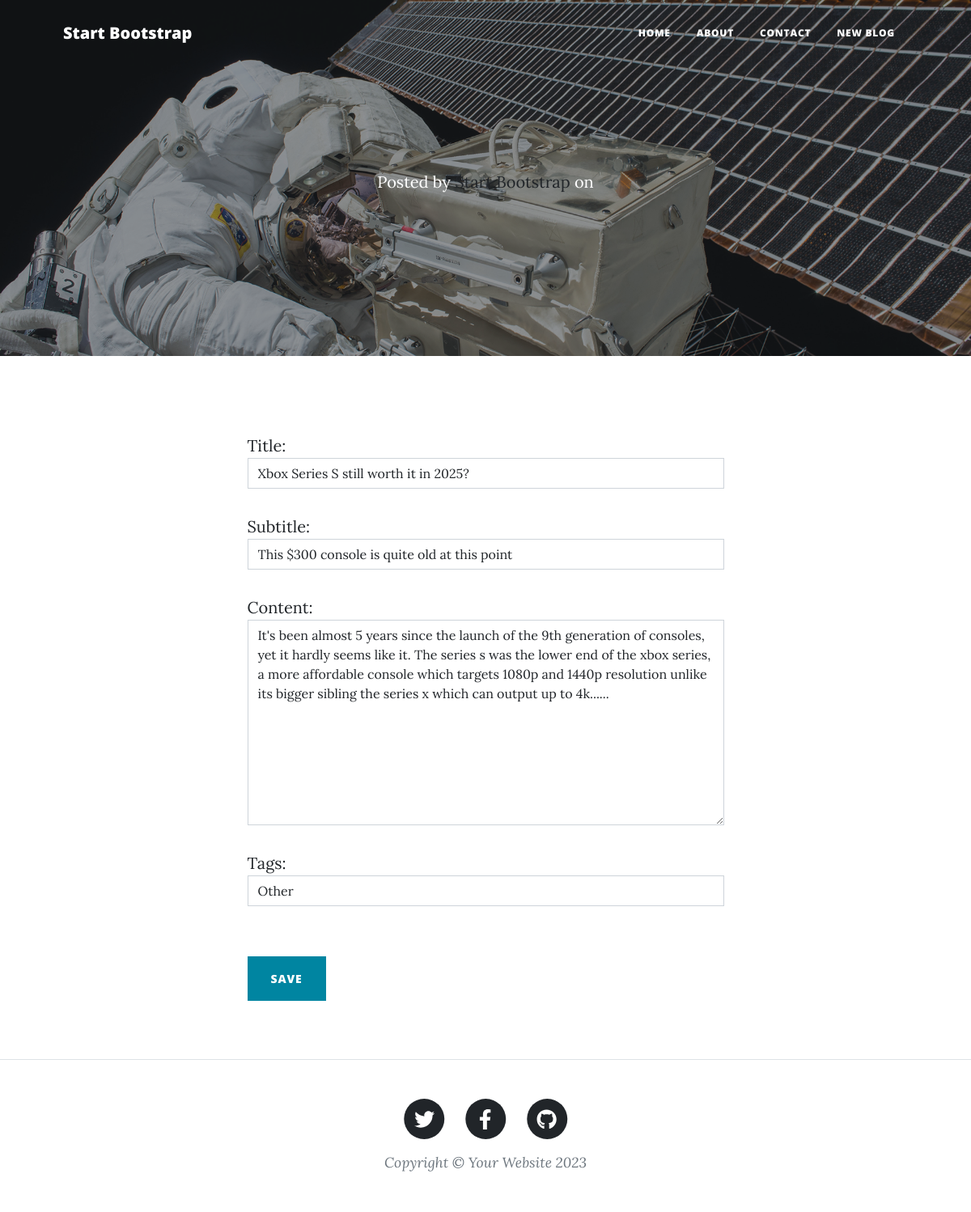
Screenshot of /posts/6/edit with the database file from the repository.
### blog/models.py (models this page shows, shortened)
class Post(models.Model):
    tags = [
        ('tech', 'Tech'),
        ('cs', 'Computer Science'),
        ('ai', 'AI'),
        ('bio', 'Biology'),
        ('music', 'Music'),
        ('movies', 'Movies'),
        ('psychology', 'Psychology'),
        ('history', 'History'),
        ('books', 'Books & Literature'),
        ('fiction', 'Fiction'),
        ('gaming', 'Gaming'),
        ('other', 'Other'),
    ]
    title = models.CharField(max_length=130)
    subtitle = models.CharField(max_length=70, blank=True)
    content = models.TextField()
    tags = models.CharField(max_length=50, choices=tags, default='other')
    created_at = models.DateTimeField(auto_now_add=True)
    modified_at = models.DateTimeField(auto_now=True)

### blog/views.py (the view)
# urls.py: path("<int:id>/edit", views.post_edit, name="post_edit"),
def post_edit(request, id):
    post = get_object_or_404(Post, id=id)
    if request.method == "POST":
        form = PostForm(request.POST, instance=post)
        if form.is_valid():
            post = form.save()
            post.save()
            return redirect('post_detail', id=post.id)
    else:
        form = PostForm(instance=post)
    return render(request, 'blog/post_edit.html', {'form': form})

### blog/forms.py
class PostForm(forms.ModelForm):
    class Meta:
        model = Post
        fields = ('title', 'subtitle', 'content', 'tags')
        widgets = {
            'title': forms.TextInput(attrs={'class': 'form-control', 'placeholder': 'My first PC built'}),
            'subtitle': forms.TextInput(attrs={'class': 'form-control', 'placeholder': 'It was great, but I messed up'}),
            'content': forms.Textarea(attrs={'class': 'form-control', 'placeholder': 'My first PC build was a modest Ryzen 5 5600 and an Nvidia RTX 3050(yeah, I know, a terrible choice, but it is not bad). Nothing too fancy...'}),
            'tags': forms.Select(attrs={'class': 'form-control', 'placeholder': 'Tags'}),
        }

### blog/templates/blog/post_edit.html (shortened to what this page needs)
{% extends 'base.html' %}
{% load static %}
{% block header %}
    <span class="meta">
        Posted by
        <a href="#!">Start Bootstrap</a>
        on {{ post.created_at.date }}
    </span>
{% endblock %}
{% block img %}
{% static 'img/post-bg.jpg' %}
{% endblock %}
{% block content %}
<main class="mb-4">
    <div class="container px-4 px-lg-5">
        <div class="row gx-4 gx-lg-5 justify-content-center">
            <div class="col-md-10 col-lg-8 col-xl-7">
                <div class="my-5">
                    <form id="contactForm" method="POST">
                        {{ form.as_p }}
                        <br />
                        <button class="btn btn-primary text-uppercase" id="submitButton" type="submit">Save</button>
                    </form>
                </div>
            </div>
        </div>
    </div>
</main>
{% endblock %}

### static/css/scstyles.css (style rules this page uses)
body { font-size: 1.25rem; }
p { margin: 2rem 0; }
.btn { letter-spacing: 0.0625em; }

### rows the page displays
Post: title "Xbox Series S still worth it in 2025?", subtitle "This $300 console is quite old at this point", content "It's been almost 5 years since the launch of the 9th generation of consoles, yet it hardly seems like it. The series s was the lower end of the xbox series, a more affordable console which targets 1080p and 1440p resolution unlike its bigger sibling the series x which can output up to 4k......", tags "Other"
